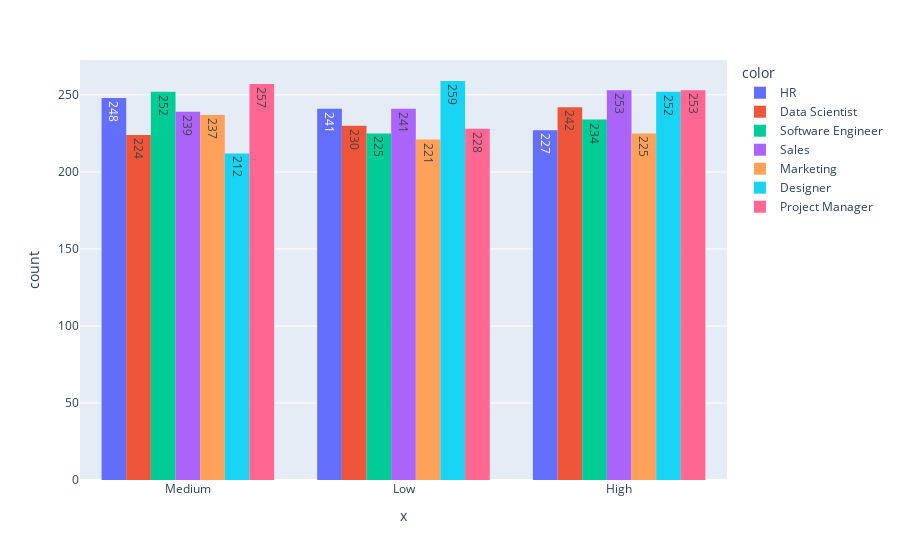

This figure's notebook cell:
### Code cell
fig = px.histogram(x = df['Stress_Level'], text_auto=True, color=df['Job_Role'],barmode= 'group')
fig.show()

### Figure 1 — Plotly figure (JSON) as saved in the notebook; plotly's stock layout.template omitted (floating-point values rounded to 4 significant figures; data arrays with more than 128 entries replaced by an {"elided": "..."} marker saying what was removed)
{"data": [{"alignmentgroup": "True", "bingroup": "x", "hovertemplate": "color=HR<br>x=%{x}<br>count=%{y}<extra></extra>", "legendgroup": "HR", "marker": {"color": "#636efa", "pattern": {"shape": ""}}, "name": "HR", "offsetgroup": "HR", "orientation": "v", "showlegend": true, "texttemplate": "%{value}", "type": "histogram", "x": {"elided": "716 str values"}, "xaxis": "x", "yaxis": "y"}, {"alignmentgroup": "True", "bingroup": "x", "hovertemplate": "color=Data Scientist<br>x=%{x}<br>count=%{y}<extra></extra>", "legendgroup": "Data Scientist", "marker": {"color": "#EF553B", "pattern": {"shape": ""}}, "name": "Data Scientist", "offsetgroup": "Data Scientist", "orientation": "v", "showlegend": true, "texttemplate": "%{value}", "type": "histogram", "x": {"elided": "696 str values"}, "xaxis": "x", "yaxis": "y"}, {"alignmentgroup": "True", "bingroup": "x", "hovertemplate": "color=Software Engineer<br>x=%{x}<br>count=%{y}<extra></extra>", "legendgroup": "Software Engineer", "marker": {"color": "#00cc96", "pattern": {"shape": ""}}, "name": "Software Engineer", "offsetgroup": "Software Engineer", "orientation": "v", "showlegend": true, "texttemplate": "%{value}", "type": "histogram", "x": {"elided": "711 str values"}, "xaxis": "x", "yaxis": "y"}, {"alignmentgroup": "True", "bingroup": "x", "hovertemplate": "color=Sales<br>x=%{x}<br>count=%{y}<extra></extra>", "legendgroup": "Sales", "marker": {"color": "#ab63fa", "pattern": {"shape": ""}}, "name": "Sales", "offsetgroup": "Sales", "orientation": "v", "showlegend": true, "texttemplate": "%{value}", "type": "histogram", "x": {"elided": "733 str values"}, "xaxis": "x", "yaxis": "y"}, {"alignmentgroup": "True", "bingroup": "x", "hovertemplate": "color=Marketing<br>x=%{x}<br>count=%{y}<extra></extra>", "legendgroup": "Marketing", "marker": {"color": "#FFA15A", "pattern": {"shape": ""}}, "name": "Marketing", "offsetgroup": "Marketing", "orientation": "v", "showlegend": true, "texttemplate": "%{value}", "type": "histogram", "x": {"elided": "683 str values"}, "xaxis": "x", "yaxis": "y"}, {"alignmentgroup": "True", "bingroup": "x", "hovertemplate": "color=Designer<br>x=%{x}<br>count=%{y}<extra></extra>", "legendgroup": "Designer", "marker": {"color": "#19d3f3", "pattern": {"shape": ""}}, "name": "Designer", "offsetgroup": "Designer", "orientation": "v", "showlegend": true, "texttemplate": "%{value}", "type": "histogram", "x": {"elided": "723 str values"}, "xaxis": "x", "yaxis": "y"}, {"alignmentgroup": "True", "bingroup": "x", "hovertemplate": "color=Project Manager<br>x=%{x}<br>count=%{y}<extra></extra>", "legendgroup": "Project Manager", "marker": {"color": "#FF6692", "pattern": {"shape": ""}}, "name": "Project Manager", "offsetgroup": "Project Manager", "orientation": "v", "showlegend": true, "texttemplate": "%{value}", "type": "histogram", "x": {"elided": "738 str values"}, "xaxis": "x", "yaxis": "y"}], "layout": {"barmode": "group", "legend": {"title": {"text": "color"}, "tracegroupgap": 0}, "margin": {"t": 60}, "xaxis": {"anchor": "y", "domain": [0, 1], "title": {"text": "x"}}, "yaxis": {"anchor": "x", "domain": [0, 1], "title": {"text": "count"}}}}
